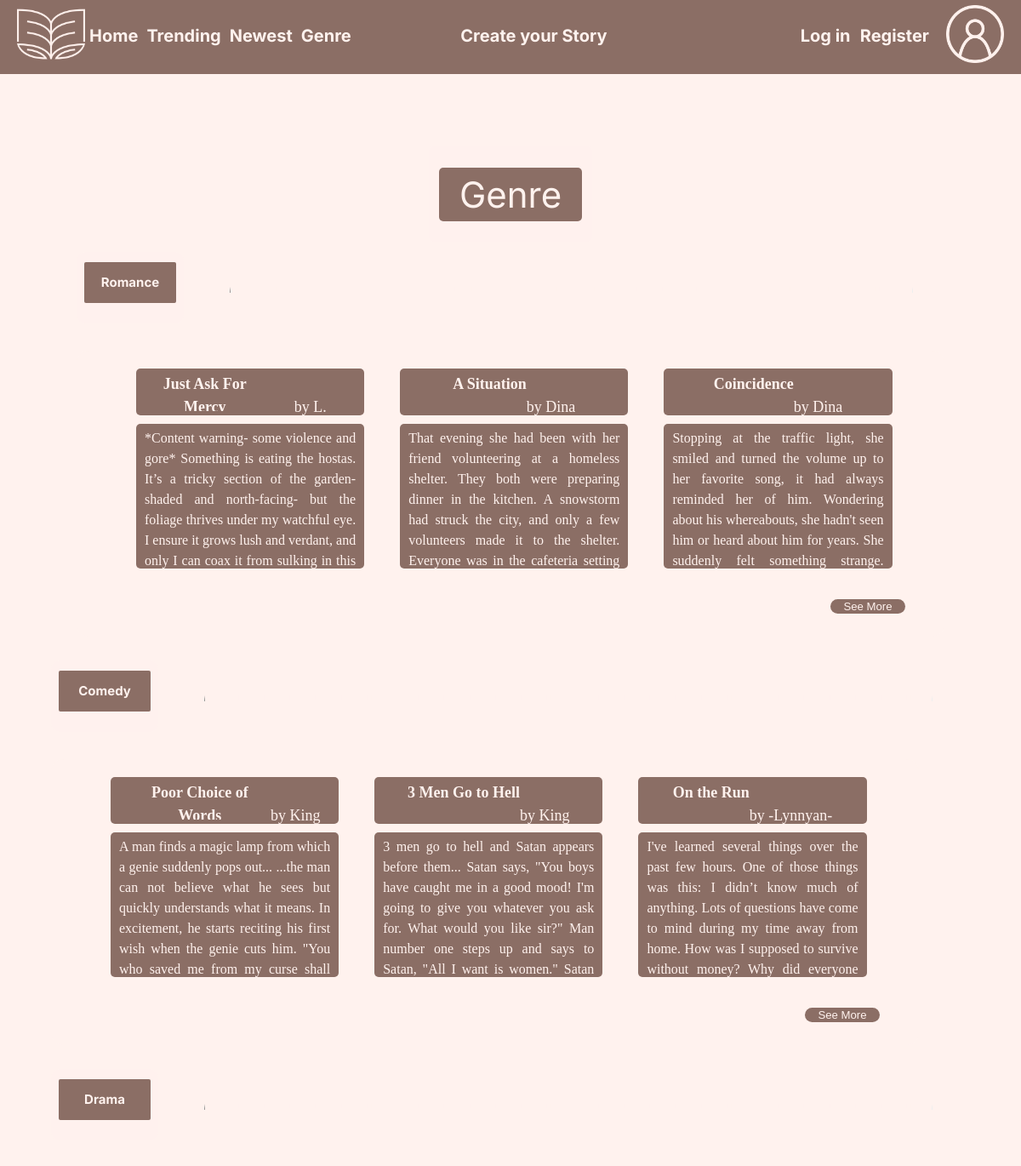
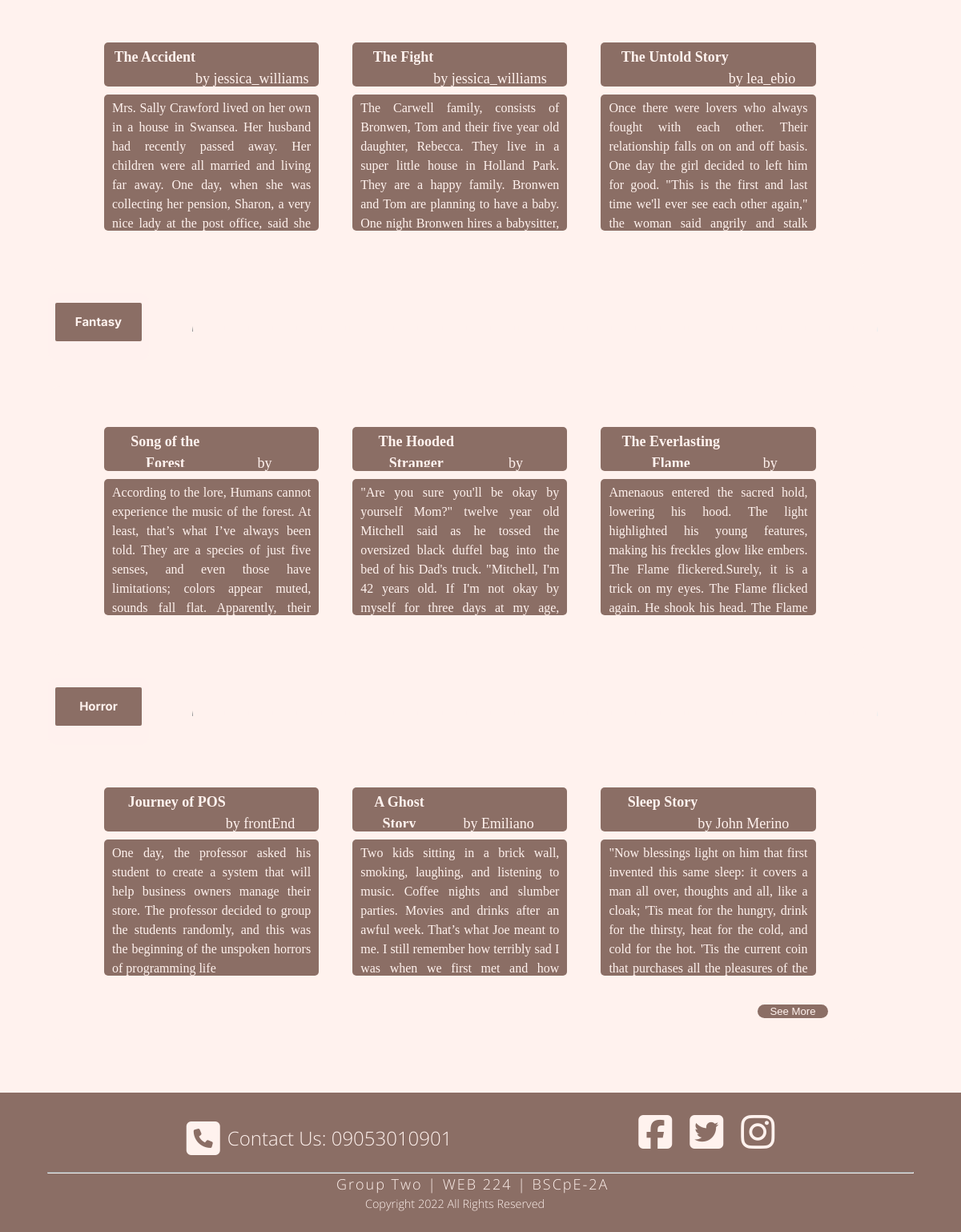
The app's page /files/genre.php with its own data (2 pictures, top to bottom).
### tables this page shows
CREATE TABLE `stories` (
  `#` int(11) NOT NULL,
  `author` int(11) NOT NULL,
  `title` text NOT NULL,
  `story` longtext NOT NULL,
  `synopsis` text NOT NULL,
  `genre` text NOT NULL,
  `isHead` tinyint(1) NOT NULL,
  `isPublished` tinyint(1) NOT NULL,
  `prevNode` int(11) NOT NULL,
  `linkNode` longtext NOT NULL DEFAULT '{}',
  `datePublished` timestamp NOT NULL DEFAULT current_timestamp(),
  `upvote` int(11) NOT NULL DEFAULT 0,
  `downvote` int(11) NOT NULL DEFAULT 0
);

CREATE TABLE `users` (
  `id` int(11) NOT NULL,
  `first_name` text NOT NULL,
  `last_name` text NOT NULL,
  `user` text NOT NULL,
  `password` text NOT NULL,
  `sha256` text NOT NULL,
  `email` text NOT NULL,
  `date_created` timestamp NOT NULL DEFAULT current_timestamp(),
  `birthdate` date NOT NULL,
  `phone` text NOT NULL,
  `continyouation` longtext NOT NULL,
  `stories` longtext NOT NULL,
  `drafts` text NOT NULL DEFAULT '{}',
  `followedStories` text NOT NULL DEFAULT '{}',
  `likedStories` text NOT NULL DEFAULT '{}',
  `lastViewedStory` int(11) NOT NULL DEFAULT 0,
  `upvotes` text NOT NULL DEFAULT '{}',
  `downvotes` text NOT NULL DEFAULT '{}',
  `lastViewedGenre` text NOT NULL DEFAULT '{}'
);

### files/db.php (called while the page is built, shortened)
<?php
	class DB {
		private $conn;
		function __construct(){
			$servername = "127.0.0.1";
			$username = "root";
			$password = "";
			$dbname = "continyou";
			try {
			$this->conn = new PDO("mysql:host=$servername;dbname=$dbname", $username, $password);
			$this->conn->setAttribute(PDO::ATTR_ERRMODE, PDO::ERRMODE_EXCEPTION);
			}catch(PDOException $e) {
  			echo "Connection failed: " . $e->getMessage();
			}
		}
		function findAuthorByID($authorID){
			$stmt = $this->conn->prepare("SELECT * FROM users WHERE id = ?");
			$stmt->execute([$authorID]);
			$result = $stmt->fetch(PDO::FETCH_NAMED);
			return $result;
		}
		function getGenre($genreArg){
			$stmt = $this->conn->prepare("SELECT * FROM `stories` WHERE `genre` = ? AND `isPublished` = 1 ORDER BY `stories`.`upvote` DESC");
			$stmt->execute([$genreArg]);
			$result = $stmt->fetchAll();
			return $result;
		}
	}
?>

### files/genre.php (the view, shortened to what this page needs)
<?php
include 'db.php';
$dbLink = new DB();
?>
<!DOCTYPE html>
<html lang="en">
<head>
    <link rel="stylesheet" href="css/header.css">
    <link rel="stylesheet" href="css/genre.css">
    <link rel="stylesheet" href="css/footer.css">
</head>
<body>
    <?php include 'header.php' ?>
    <div class="page-container">
        <div class="content-wrap">
    <div class = "main-container">
        <div class ="first-division">
            <p class="first-division-title">Genre</p>
        </div>
        <div class = "first-page-carousel-container ">
            <div class = "text-container">
                <div class = "text-label-backg">
                    <p class = "text-label">Romance</p>
                </div>
                <hr class = "broken-line">
            </div>
            <div class = "main-area">
                <div class="slider">
                  <div class="slides">
                    <div id="slide-1">
                        <?php
                        $romanceStories = $dbLink->getGenre('romance');
                        if(isset($romanceStories[9])){
                            $limitArray = $romanceStories[9];
                        } else {
                            $limitArray = false;
                        }
                        foreach ($romanceStories as $romanceInfo) {
                            if($romanceInfo == $limitArray){
                                break;
                            }
                        $storyAuthor = $romanceInfo['author'];
                        $searchResult = $dbLink->findAuthorByID($storyAuthor);
                        $storyAuthor = $searchResult['user'];
                        $storyTitle = $romanceInfo['title'];
                        $storyBody = $romanceInfo['story'];
                        $storyId = $romanceInfo['#'];
                        echo "<div><a href='substory.php?storyId=$storyId'>";
                        echo "<span class = 'title-block'><div class='story-title'><b> $storyTitle </b></div><div><br>by $storyAuthor</div></span>";
                        echo "<div class = 'body-block'> $storyBody </div></a></div>";
                        }
                        ?>
                    </div>
                  </div>
                </div>
                <?php
                if(count($romanceStories)>9){
                    echo "<div>
                    <a href='allstories.php?category=romance'><input class='SeeMorebutton' type='button' name='' value='See More'></a>
                </div>";
                }
                ?>
            </div>
        </div>
    </div>
    <div class = "second-main-container">
        <div class = "first-division-container">
            <div class = "text-container">
                <div class = "text-label-backg">
                    <p class = "text-label">Comedy</p>
                </div>
                <hr class = "broken-line">
            </div>
            <div class = "main-area ">
                <div class="slider">
                  <div class="slides">
                    <div id="slide-1">
                        <?php
                        $comedyStories = $dbLink->getGenre('comedy');
                        if(isset($comedyStories[9])){
                            $limitArray = $comedyStories[9];
                        } else {
                            $limitArray = false;
                        }
                        foreach ($comedyStories as $comedyInfo) {
                            if($comedyInfo == $limitArray){
                                break;
                            }
                        $storyAuthor = $comedyInfo['author'];
                        $searchResult = $dbLink->findAuthorByID($storyAuthor);
                        $storyAuthor = $searchResult['user'];
                        $storyTitle = $comedyInfo['title'];
                        $storyBody = $comedyInfo['story'];
                        $storyId = $comedyInfo['#'];
                        echo "<div><a href='substory.php?storyId=$storyId'>";
                        echo "<span class = 'title-block'><div class='story-title'><b> $storyTitle </b></div><div><br>by $storyAuthor</div></span>";
                        echo "<div class = 'body-block'> $storyBody </div></a></div>";
                        }
                        ?>
                    </div>
                  </div>
                </div>
                <?php
                if(count($comedyStories)>9){
                    echo "<div>
                    <a href='allstories.php?category=comedy'><input class='SeeMorebutton' type='button' name='' value='See More'></a>
                </div>";
                }
                ?>
            </div>
        </div>
    <div class = "second-division-container ">
        <div class = "text-container">
            <div class = "text-label-backg">
                <p class = "text-label">Drama</p>
            </div>
            <hr class = "broken-line">
        </div>
        <div class = "main-area">
            <div class="slider">
                  <div class="slides">
                    <div id="slide-1">
                        <?php
                        $dramaStories = $dbLink->getGenre('drama');
                        if(isset($dramaStories[9])){
                            $limitArray = $dramaStories[9];
                        } else {
                            $limitArray = false;
                        }
                        foreach ($dramaStories as $dramaInfo) {
                        $storyAuthor = $dramaInfo['author'];
                        $searchResult = $dbLink->findAuthorByID($storyAuthor);
                        $storyAuthor = $searchResult['user'];
                        $storyTitle = $dramaInfo['title'];
                        $storyBody = $dramaInfo['story'];
                        $storyId = $dramaInfo['#'];
                        echo "<div><a href='substory.php?storyId=$storyId'>";
                        echo "<span class = 'title-block'><div class='story-title'><b> $storyTitle </b></div><div><br>by $storyAuthor</div></span>";
                        echo "<div class = 'body-block'> $storyBody </div></a></div>";
                        }
                        ?>
                    </div>
                  </div>
                </div>
        </div>
    </div>
    <div class = "second-main-container">
        <div class = "first-division-container">
            <div class = "text-container">
                <div class = "text-label-backg">
                    <p class = "text-label">Fantasy</p>
                </div>
                <hr class = "broken-line">
            </div>
            <div class = "main-area ">
                <div class="slider">
                  <div class="slides">
                    <div id="slide-1">
                        <?php
                        $fantasyStories = $dbLink->getGenre('fantasy');
                        if(isset($fantasyStories[9])){
                            $limitArray = $fantasyStories[9];
                        } else {
                            $limitArray = false;
                        }
                        foreach ($fantasyStories as $fantasyInfo) {
                        $storyAuthor = $fantasyInfo['author'];
                        $searchResult = $dbLink->findAuthorByID($storyAuthor);
                        $storyAuthor = $searchResult['user'];
                        $storyTitle = $fantasyInfo['title'];
                        $storyBody = $fantasyInfo['story'];
                        $storyId = $fantasyInfo['#'];
                        echo "<div><a href='substory.php?storyId=$storyId'>";
                        echo "<span class = 'title-block'><div class='story-title'><b> $storyTitle </b></div><div><br>by $storyAuthor</div></span>";
                        echo "<div class = 'body-block'> $storyBody </div></a></div>";
                        }
                        ?>
                    </div>
                  </div>
                </div>
            </div>
        </div>
    <div class = "second-division-container ">
        <div class = "text-container">
            <div class = "text-label-backg">
                <p class = "text-label">Horror</p>
            </div>
            <hr class = "broken-line">
        </div>
        <div class = "main-area">
            <div class="slider">
                  <div class="slides">
                    <div id="slide-1">
                        <?php
                        $horrorStories = $dbLink->getGenre('horror');
                        if(isset($horrorStories[9])){
                            $limitArray = $horrorStories[9];
                        } else {
                            $limitArray = false;
                        }
                        foreach ($horrorStories as $horrorInfo) {
                            if($horrorInfo == $limitArray){
                                break;
                            }
                        $storyAuthor = $horrorInfo['author'];
                        $searchResult = $dbLink->findAuthorByID($storyAuthor);
                        $storyAuthor = $searchResult['user'];
                        $storyTitle = $horrorInfo['title'];
                        $storyBody = $horrorInfo['story'];
                        $storyId = $horrorInfo['#'];
                        if($horrorInfo['isHead']==0){
                            $searchResult = $dbLink->getHead($horrorInfo['#']);
                            $searchResult = $dbLink->getStory($searchResult);
                            $storyTitle = $searchResult['title'];
                        }
                        echo "<div><a href='substory.php?storyId=$storyId'>";
                        echo "<span class = 'title-block'><div class='story-title'><b> $storyTitle </b></div><div><br>by $storyAuthor</div></span>";
                        echo "<div class = 'body-block'> $storyBody </div></a></div>";
                        }
                        ?>
                    </div>
                  </div>
                </div>
            <?php
                if(count($horrorStories)>=9){
                    echo "<div>
                        <a href='allstories.php?category=horror'><input class='SeeMorebutton' type='button' name='' value='See More'></a>
                    </div>";
                }
                ?>
        </div>
    </div>
</div>
</div>
</div>
        <?php include 'footer.php' ?>
</div>
</body>
</html>

### files/css/header.css (style rules this page uses)
:root { --brown: #8b6e65; --cream: #fff2ee; }
body { background-color: var(--cream); padding: 0; margin:0; line-height: 1.5; box-sizing: border-box; }

### files/css/genre.css (style rules this page uses)
body { background-image: url('../pics/background.png'); background-size: contain; }
.main-container { margin-top: 5px; display: flex; flex-direction: column; align-items: center; }
.slider { width: 100%; text-align: center; overflow: hidden; }
.slides { display: flex; overflow-x: auto; scroll-snap-type: x mandatory; scroll-behavior: smooth; -webkit-overflow-scrolling: touch; }
.slides > div { flex-shrink: 0; width: 235vw; margin-right: 10px; margin-bottom: 0px; border-radius: 10px; background: rgba( 0, 0, 0, 0.0); transform-origin: center center; transform: scale(1); transition: transform 0.5s; position: relative; display: flex; align-items: center; font-size: 100px; }
.slides > div > div { scroll-snap-align: start; width: 11%; }
.slides > div > div > a { color: var(--cream); text-decoration: none; }
.slides > div > div > a > * { width: 80%; }
hr.broken-line { height: 2px; border-top: 5px dashed var(--cream); width:89%; border-bottom:0; align-self: center; margin-right: 35vw; margin-top: 2vh; }
.text-container { display:grid; grid-template-columns: 20vw 1fr; }
.text-label { display: flex; justify-content: center; align-items: center; background-color: var(--brown); border-radius: 2px; color: var(--cream); font-family: 'Inter', sans-serif; font-size: 1.25vw; font-weight:bold; width:9vw; height: 4vw; margin-top: 1.5vh; justify-items: center; margin-left: 0.75vw; margin-bottom: 1.25418vh; }
.text-label-backg { border-radius: 10px; background-color: rgba(255, 242, 238, 0.6); margin-left: 5vw; margin-right: 4.5vw; margin-top: 1.5vh; }
.main-area { border-radius: 15px; background-color: var(--cream); width: 85vw; margin-left: 5vw; display: grid; grid-template-columns: 5vw 1fr 5vw; margin-right: 5vw; margin-right: 5vw; margin-top: 6vh; margin-bottom: 2vh; align-items: center; justify-items: center; }
.first-page-carousel-container { display:grid; grid-template-rows: 96px 384px; }
.first-division { background-color: rgba(255, 242, 238, 0.6); width: 16vw; height: 14vh; border-radius: 5px; display: flex; justify-content: center; margin-top: 10vh; align-items: center; }
.first-division-title { background-color: var(--brown); color: var(--cream); font-family: 'Inter', sans-serif; font-size: 3.5vw; padding-right: 2vw; padding-left: 2vw; border-radius: 5px; }
.body-block { background-color: var(--brown); border-radius:5px; height: 160px; text-align: justify; font-size: 16px; }
.title-block { background-color: var(--brown); color: var(--cream); border-radius:5px; height: 45px; font-size: 18px; justify-content: center; }
.title-block,.body-block { padding: 5px 10px 5px 10px; display: flex; width: 100%; margin: 10px; overflow: hidden; text-overflow: ellipsis; -o-text-overflow: ellipsis; }
.second-main-container { display:grid; grid-template-rows: 480px, 480px; }
.first-division-container, .second-division-container { display:grid; grid-template-rows: 96px 384px; }
.main-area { border-radius: 15px; background-color: var(--cream); width: 85vw; margin-left: 5vw; margin-right: 5vw; margin-top: 32px; margin-bottom: 16px; }
.SeeMorebutton { background: var(--brown); border: none; color: var(--cream); border-radius: 10px; padding-right: 15px; padding-left: 15px; font-size: 1.1vw; margin-left: 150vw; margin-bottom: 2vh; }
.story-title { overflow: hidden; max-width: 67%; }

### files/css/footer.css (style rules this page uses)
hr { color: var(--cream); width: 90vw; margin-top: 0; margin-bottom: 0; }
.page-container { position: relative; min-height: 100vh; }
.content-wrap { padding-bottom: 14rem; }

### records on screen
stories: title "Just Ask For Mercy", users.user "L.…", story "*Content warning- some violence and gore* Something is eating the hostas. It’s a tricky section of the garden- shaded and north-facing- but the foliage thrives under my watchful eye. I ensure it grows lush and verdant, and only I can coax it from sulking in this…"
stories: title "A Situation", users.user "Dina", story "That evening she had been with her friend volunteering at a homeless shelter. They both were preparing dinner in the kitchen. A snowstorm had struck the city, and only a few volunteers made it to the shelter. Everyone was in the cafeteria setting…"
stories: title "Coincidence", users.user "Dina", story "Stopping at the traffic light, she smiled and turned the volume up to her favorite song, it had always reminded her of him. Wondering about his whereabouts, she hadn't seen him or heard about him for years. She suddenly felt something strange.…"
stories: title "Poor Choice of Words", users.user "King", story "A man finds a magic lamp from which a genie suddenly pops out... ...the man can not believe what he sees but quickly understands what it means. In excitement, he starts reciting his first wish when the genie cuts him. \"You who saved me from my curse shall…"
stories: title "3 Men Go to Hell", users.user "King", story "3 men go to hell and Satan appears before them... Satan says, \"You boys have caught me in a good mood! I'm going to give you whatever you ask for. What would you like sir?\" Man number one steps up and says to Satan, \"All I want is women.\" Satan…"
stories: title "On the Run", users.user "-Lynnyan-", story "I've learned several things over the past few hours. One of those things was this: I didn’t know much of anything. Lots of questions have come to mind during my time away from home. How was I supposed to survive without money? Why did everyone…"
stories: title "The Accident", users.user "jessica_williams", story "Mrs. Sally Crawford lived on her own in a house in Swansea. Her husband had recently passed away. Her children were all married and living far away. One day, when she was collecting her pension, Sharon, a very nice lady at the post office, said she…"
stories: title "The Fight", users.user "jessica_williams", story "The Carwell family, consists of Bronwen, Tom and their five year old daughter, Rebecca. They live in a super little house in Holland Park. They are a happy family. Bronwen and Tom are planning to have a baby. One night Bronwen hires a babysitter,…"
stories: title "The Untold Story", users.user "lea_ebio", story "Once there were lovers who always fought with each other. Their relationship falls on on and off basis. One day the girl decided to left him for good. \"This is the first and last time we'll ever see each other again,\" the woman said angrily and stalk…"
stories: title "Song of the Forest", story "According to the lore, Humans cannot experience the music of the forest. At least, that’s what I’ve always been told. They are a species of just five senses, and even those have limitations; colors appear muted, sounds fall flat. Apparently, their…"
stories: title "The Hooded Stranger", story "\"Are you sure you'll be okay by yourself Mom?\" twelve year old Mitchell said as he tossed the oversized black duffel bag into the bed of his Dad's truck. \"Mitchell, I'm 42 years old. If I'm not okay by myself for three days at my age,…"
stories: title "The Everlasting Flame", story "Amenaous entered the sacred hold, lowering his hood. The light highlighted his young features, making his freckles glow like embers. The Flame flickered.Surely, it is a trick on my eyes. The Flame flicked again. He shook his head. The Flame…"
stories: title "Journey of POS", users.user "frontEnd", story "One day, the professor asked his student to create a system that will help business owners manage their store. The professor decided to group the students randomly, and this was the beginning of the unspoken horrors of programming life"
stories: title "A Ghost Story", users.user "Emiliano…", story "Two kids sitting in a brick wall, smoking, laughing, and listening to music. Coffee nights and slumber parties. Movies and drinks after an awful week. That’s what Joe meant to me. I still remember how terribly sad I was when we first met and how…"
stories: title "Sleep Story", users.user "John Merino", story "\"Now blessings light on him that first invented this same sleep: it covers a man all over, thoughts and all, like a cloak; 'Tis meat for the hungry, drink for the thirsty, heat for the cold, and cold for the hot. 'Tis the current coin that purchases all the pleasures of the…"
